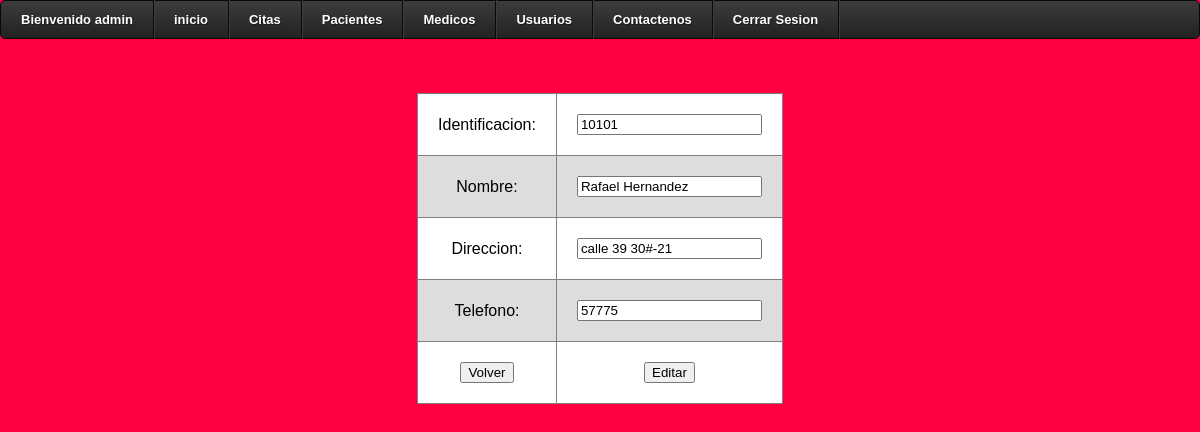
Screenshot of /modulos/admin/editarp.php?i=10101 (signed in) with the database file from the repository.
### tables this page shows
CREATE TABLE `paciente` (
  `id_p` int(10) NOT NULL,
  `nombre` varchar(60) NOT NULL,
  `direccion` varchar(30) NOT NULL,
  `tel` int(10) NOT NULL,
  `nhistorial` int(10) NOT NULL
);

### modulos/class.php (called while the page is built, shortened)
<?php
class Conectar{
 public static function con(){
 	$link=mysqli_connect('localhost','root','');
 	mysqli_query($link,"SET NAMES 'utf8'");
 	mysqli_select_db($link,'clinica');
 	return $link;
 }
}
class Trabajo{
				public function get_paciente_id($i){
					$sql="select * from paciente where id_p=$i";
					$res=mysqli_query(Conectar::con(),$sql);
					while($reg=mysqli_fetch_assoc($res)){
					$this->cursos[]=$reg;
				   }
					return $this->cursos;
				}
}
?>

### modulos/admin/editarp.php (the view, shortened to what this page needs)
<?php
if($_SESSION['user']){
	include("../class.php");
	$tra = new Trabajo();
	$reg=$tra->get_paciente_id($_GET['i']);
	?>
	<html>
	<head>
	<link rel="stylesheet" href="../../css/cssc.css">
   <link rel="stylesheet" href="../../css/tab.css">
	</head>
	<div class='fondo'>
<div id='cssmenu'>
<ul>
    <li><a><span>Bienvenido <?=$_SESSION['user'];?></span></a></li>
   <li><a href='./contenido.php'><span>inicio</span></a></li>
   <li><a href='./citas.php'><span>Citas</span></a></li>
   <li><a href='./pacientes.php'><span>Pacientes</span></a></li>
   <li><a href='./medicos.php'><span>Medicos</span></a></li>
   <li><a href='./usuarios.php'><span>Usuarios</span></a></li>
   <li class='last'><a href='#'><span>Contactenos</span></a></li>
   <li><a href='./salir.php'><span>Cerrar Sesion</span></a></li>
</ul>
</div>
	<br><br><br>
	<form name="form" action="editarp.php" method="post">
		<table border="1" align="center">
			<tr>
				<td>Identificacion:</td>
				<td><input type="number" name="i" value="<?php echo $_GET['i'];?>" readonly>
				</td>
			</tr>
            <tr>
				<td>Nombre:</td>
				<td><input type="text" name="n" value="<?php echo $reg[0]['nombre']?>" required/>
				</td>
			</tr>
			<tr>
				<td>Direccion:</td>
				<td><input type="text" name="d" value="<?php echo $reg[0]['direccion']?>" required/>
				</td>
			</tr>
			<tr>
				<td>Telefono:</td>
				<td><input type="number" name="t" value="<?php echo $reg[0]['tel']?>" required/>
				</td>
			</tr>
			<tr>
				<td><input type="button" value="Volver" title="Volver"
					onclick="window.location='./pacientes.php'"></td>
					<td><input type="submit" value="Editar" title="Editar">
					</td>
				</tr>
			</table>
		</form>
		<?php
}else{
	echo "<script type='text/javascript'>
     alert('ERROR!! al iniciar sesion');
     window.location='../../index.php';
     </script>";
}
?>
</body>
</html>

### css/cssc.css (style rules this page uses)
#cssmenu, #cssmenu ul, #cssmenu li, #cssmenu a { border: none; line-height: 1; margin: 0; padding: 0; }
#cssmenu { height: 37px; display: block; border: 1px solid; border-radius: 5px; width: auto; border-color: #080808; margin: 0; padding: 0; }
#cssmenu > ul { list-style: inside none; margin: 0; padding: 0; }
#cssmenu > ul > li { list-style: inside none; float: left; display: inline-block; position: relative; margin: 0; padding: 0; }
#cssmenu > ul > li > a { outline: none; display: block; position: relative; text-align: center; text-decoration: none; text-shadow: 1px 1px 0 rgba(0, 0, 0, 0.4); font-weight: 700; font-size: 13px; font-family: Arial, Helvetica, sans-serif; border-right: 1px solid #080808; color: #ffffff; padding: 12px 20px; }
#cssmenu > ul > li:first-child > a { border-radius: 5px 0 0 5px; }
#cssmenu > ul > li > a:after { content: ""; position: absolute; border-right: 1px solid; top: -1px; bottom: -1px; right: -2px; z-index: 99; border-color: #3c3c3c; }
#cssmenu, #cssmenu ul ul > li:hover > a, #cssmenu ul ul li a:hover { background: #3c3c3c; background: -moz-linear-gradient(top, #3c3c3c 0%, #222222 100%); background: -webkit-gradient(linear, left top, left bottom, color-stop(0%, #3c3c3c), color-stop(100%, #222222)); background: -webkit-linear-gradient(top, #3c3c3c 0%, #222222 100%); background: -o-linear-gradient(top, #3c3c3c 0%, #222222 100%); background: -ms-linear-gradient(top, #3c3c3c 0%, #222222 100%); background: linear-gradient(top, #3c3c3c 0%, #222222 100%); }

### css/tab.css (style rules this page uses)
table { background-color: white; text-align: center; border-collapse: collapse; width: auto; }
th, td { padding: 20px; }
tr:nth-child(even) { background-color: #ddd; }

### rows the page displays
paciente: n "Rafael Hernandez", d "calle 39 30#-21", t "57775"

### other values shown
$_SESSION['user'] "admin"
